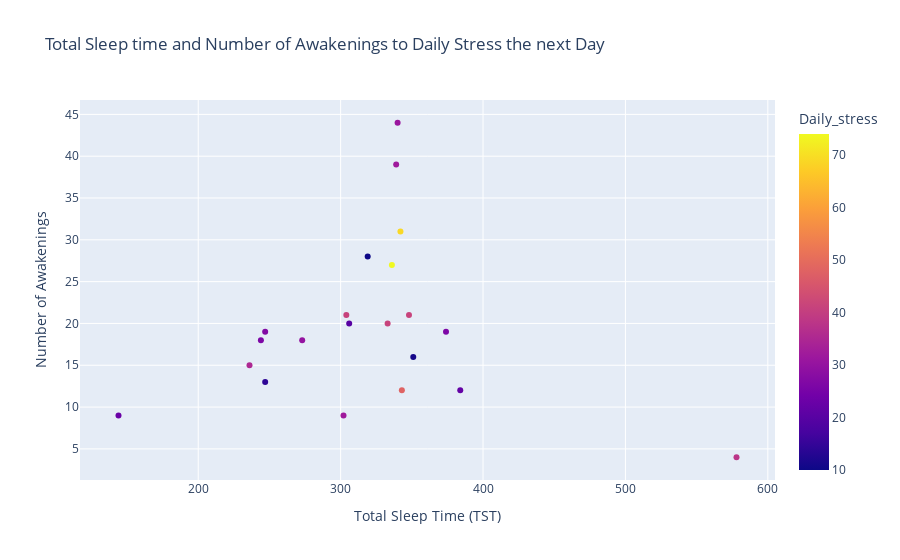

The notebook cell this image was saved under:
### Code cell
# Scatter plot showing the quantity of sleep and stress level
plt = px.scatter(sleep_df, x='Total Sleep Time (TST)', y='Number of Awakenings', 
        color='Daily_stress', title='Total Sleep time and Number of Awakenings to Daily Stress the next Day')
plt.show()

### Figure 1 — Plotly figure (JSON) as saved in the notebook; plotly's stock layout.template omitted (floating-point values rounded to 4 significant figures)
{"data": [{"hovertemplate": "Total Sleep Time (TST)=%{x}<br>Number of Awakenings=%{y}<br>Daily_stress=%{marker.color}<extra></extra>", "legendgroup": "", "marker": {"color": [23, 26, 11, 10, 41, 41, 69, 74, 38, 14, 48, 27, 26, 35, 32, 20, 32, 31, 22, 30, 41], "coloraxis": "coloraxis", "symbol": "circle"}, "mode": "markers", "name": "", "orientation": "v", "showlegend": false, "type": "scatter", "x": [144, 244, 351, 319, 348, 333, 342, 336, 578, 247, 343, 247, 374, 236, 339, 306, 302, 340, 384, 273, 304], "xaxis": "x", "y": [9, 18, 16, 28, 21, 20, 31, 27, 4, 13, 12, 19, 19, 15, 39, 20, 9, 44, 12, 18, 21], "yaxis": "y"}], "layout": {"coloraxis": {"colorbar": {"title": {"text": "Daily_stress"}}, "colorscale": [[0, "#0d0887"], [0.1111, "#46039f"], [0.2222, "#7201a8"], [0.3333, "#9c179e"], [0.4444, "#bd3786"], [0.5556, "#d8576b"], [0.6667, "#ed7953"], [0.7778, "#fb9f3a"], [0.8889, "#fdca26"], [1, "#f0f921"]]}, "legend": {"tracegroupgap": 0}, "title": {"text": "Total Sleep time and Number of Awakenings to Daily Stress the next Day"}, "xaxis": {"anchor": "y", "domain": [0, 1], "title": {"text": "Total Sleep Time (TST)"}}, "yaxis": {"anchor": "x", "domain": [0, 1], "title": {"text": "Number of Awakenings"}}}}
